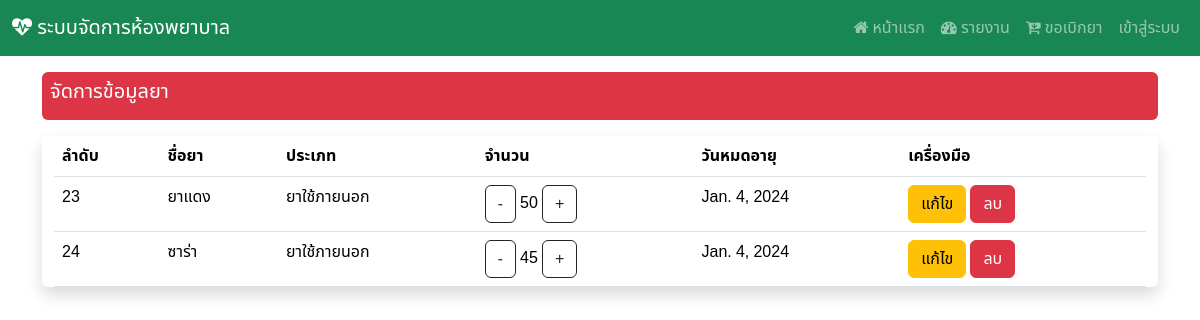
/manage_drug, run on an earlier commit of the app's database.
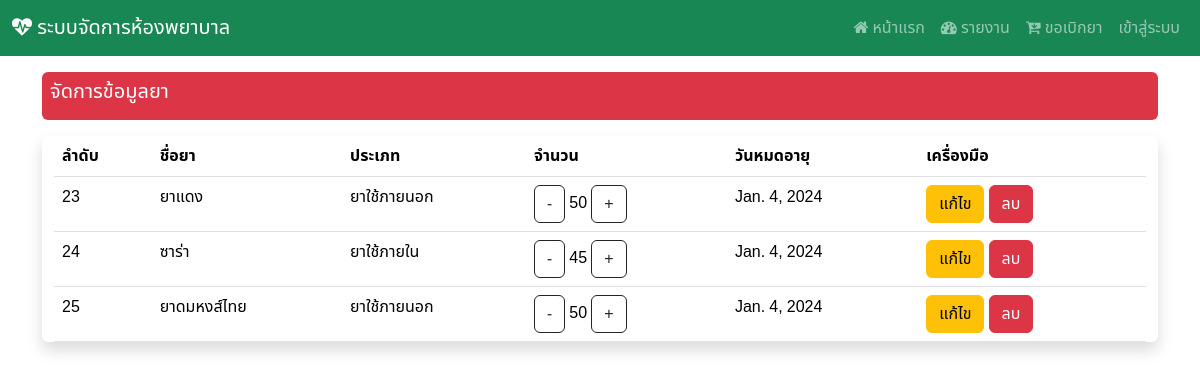
And on a later commit of the database.
### Hospital_app/models.py (models this page shows, shortened)
class drug(models.Model):
    drug_id = models.AutoField(primary_key=True)
    drug_name = models.CharField(max_length=255)
    drug_img = models.ImageField(upload_to='images/drug',null=True)
    drug_type = models.ForeignKey(d_type, on_delete=models.CASCADE)
    drug_qty = models.IntegerField()
    drug_exp = models.DateField()

class d_type(models.Model):
    type_id = models.AutoField(primary_key=True)
    type_name = models.CharField(max_length=255)
    def __str__(self):
        return f"{self.type_name}"

### Hospital_app/views.py (the view)
# urls.py: path('manage_drug',views.manage_drug),
def manage_drug(request):
    show_drug = drug.objects.all()
    context  = {"drug" : show_drug}
    return render(request,'edit_drug.html',context)

### Hospital_app/templates/edit_drug.html (shortened to what this page needs)
{% extends "base.html" %}
{% block content %}
<div class="mt-3 p-2 bg-danger text-white rounded">
    <h5>จัดการข้อมูลยา</h5>
  </div>
<div class="container-fluid my-3 justify-content-center align-items-center shadow rounded">
<table class="table table-responsive">
    <thead>
        <tr>
            <th><div class="col d-none d-sm-block">
              ลำดับ
            </div></th>
            <th>ชื่อยา</th>
            <th>ประเภท</th>
            <th>จำนวน</th>
            <th>
              <div class="col d-none d-sm-block">
                วันหมดอายุ
              </div>
            </th>
            <th>เครื่องมือ</th>
        </tr>
    </thead>
    <tbody>
        {% for i in drug %}
        <tr>
            <td>{{i.drug_id}}</td>
            <td>{{i.drug_name}}</td>
            <td>{{i.drug_type}}</td>
            <td>
              <a href="decrease_qty/{{i.drug_id}}" class="btn btn-outline-dark"> - </a>
              {{i.drug_qty}}
              <a href="increase_qty/{{i.drug_id}}" class="btn btn-outline-dark"> + </a>
            </td>
            <td>{{i.drug_exp}}</td>
            <td> {% comment %} ปุ่มแก้ไข และ ลบ จะกลายเป็นไอคอนไม่จอลดขนาดลง {% endcomment %}
              <div class="col d-none d-sm-block">
                <a href="edit/{{i.drug_id}}" class="btn btn-warning">แก้ไข<a/>
                  <a href="#" class="btn btn-danger" data-bs-toggle="modal"
                  data-bs-target="#deleteConfirmationModal"
                  onclick="setDeleteUrl('delete/{{i.drug_id}}')">
                  ลบ
                    </a>
              </div>
              </td>{% comment %} ปุ่มแก้ไข และ ลบ จะกลายเป็นไอคอนไม่จอลดขนาดลง {% endcomment %}
        </tr>
        {% endfor %}
    </tbody>
</div>
{% endblock  %}

What changed in the data, as far as the page shows it:
changed drug "ซาร่า": drug_type "ยาใช้ภายนอก" → "ยาใช้ภายใน"
added drug: drug_id "25", drug_name "ยาดมหงส์ไทย", drug_type "ยาใช้ภายนอก", drug_qty "50", drug_exp "Jan. 4, 2024"
